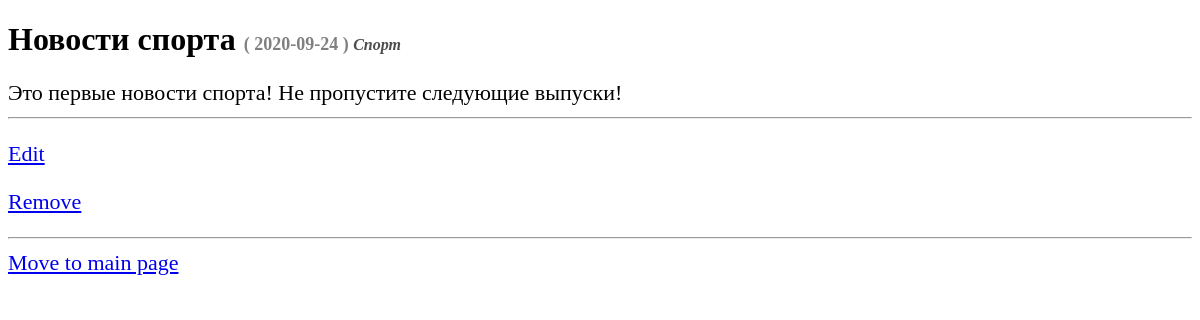
Screenshot of /article.php?id=1 with the database file from the repository.
### tables this page shows
CREATE TABLE `articles` (
  `id_article` int(10) UNSIGNED NOT NULL,
  `id_category` smallint(5) UNSIGNED NOT NULL,
  `title` varchar(256) NOT NULL,
  `text` text NOT NULL,
  `addDate` timestamp NOT NULL DEFAULT current_timestamp()
);

CREATE TABLE `caterories` (
  `id_category` smallint(5) UNSIGNED NOT NULL,
  `categoryName` varchar(128) NOT NULL
);

### model/db.php (called while the page is built, shortened)
<?php
function getDBInstance(): PDO
{
    static $db;
    if ($db === null) {
        $db = new PDO('mysql:host=localhost;dbname=hw4_blog', 'root', '', [
            PDO::ATTR_DEFAULT_FETCH_MODE => PDO::FETCH_ASSOC
        ]);
        $db->exec('SET NAMES UTF8');
    }
    return $db;
}
function dbPrepareQuery(string $sql, array $inputParameters = []): PDOStatement
{
    $dbInstance = getDBInstance();
    $prepareSqlQuery = $dbInstance->prepare($sql);
    $prepareSqlQuery->execute($inputParameters);
    return $prepareSqlQuery;
}
function dbCheckErrors(PDOStatement $preparedSqlQuery): bool
{
    $errInfo = $preparedSqlQuery->errorInfo();
    return true;
}

### model/articles.php (called while the page is built, shortened)
<?php
include_once "model/db.php";
function getArticleByID(string $id): ?array {
    $sql = "SELECT * FROM articles WHERE id_article = :id";
    $preparedQuery = dbPrepareQuery($sql, ['id' => (int)$id]);
    $article = $preparedQuery->fetch();
    return is_array($article) ? $article : null;
}

### model/categories.php (called while the page is built, shortened)
<?php
function getCategoryByID(int $id): array{
    $sql = "SELECT * FROM caterories WHERE id_category = :id";
    $preparedQuery = dbPrepareQuery($sql, ['id' => (int)$id]);
    return $preparedQuery->fetch();
}

### article.php (the view, shortened to what this page needs)
<?php
include_once "model/articles.php";
include_once "model/categories.php";
$id_article = $_GET['id'] ?? '';
$article = getArticleByID($id_article);
$isArticleExist = $article !== null;
if ($isArticleExist) {
    $articleCategory = getCategoryByID($article['id_category']);
}
?>
<!DOCTYPE html>
<html lang="en">
<head>
</head>
<body>
<div class="content">
    <? if ($isArticleExist): ?>
        <div class="article">
            <h1>
                <?= $article['title'] ?>
                <span class="title-article__date">
                    ( <?= substr($article['addDate'], 0, 10) ?> )
                </span>
                <span class="title-article__category">
                    <?= $articleCategory['categoryName'] ?>
                </span>
            </h1>
            <div><?= $article['text'] ?></div>
            <hr>
            <p><a href="edit.php?id=<?= $article['id_article'] ?>">Edit</a></p>
            <p><a href="delete.php?id=<?= $article['id_article'] ?>">Remove</a></p>
        </div>
    <? else: ?>
        <div class="e404">
            <h1>Страница не найдена!</h1>
        </div>
    <? endif; ?>
</div>
<hr>
<a href="index.php">Move to main page</a>
</body>
</html>

### article.php (style rules this page uses)
* { font-size: 22px; }
h1 { font-size: 32px; }
.title-article__date { font-size: 18px; color: gray; }
.title-article__category { font-style: italic; font-size: 16px; color: #4e4e4e; }

### rows the page displays
articles: title "Новости спорта", addDate "2020-09-24", text "Это первые новости спорта! Не пропустите следующие выпуски!"
caterories: categoryName "Спорт"
